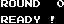

The image is a tile-based game level rendered from a .tmx file. Its description and complete source (layers, tilesets, objects, tile grids) follow:
An orthogonal 8x3 tile map with 8x8 px tiles, 1 tile layer (Capa de patrones 1).

<map version="1.10" tiledversion="1.10.1" orientation="orthogonal" renderorder="right-down" width="8" height="3" tilewidth="8" tileheight="8" infinite="0" nextlayerid="4" nextobjectid="1">
 <editorsettings>
  <export target="../../Assets/UI/NewRoundUI..tmx" format="tmx" />
 </editorsettings>
 <tileset firstgid="1" source="UIText_Transparent.tsx" />
 <layer id="3" name="Capa de patrones 1" width="8" height="3">
  <data encoding="csv">
242,239,245,238,228,0,0,208,
0,0,0,0,0,0,0,0,
242,229,225,228,249,0,193,0
</data>
 </layer>
</map>
